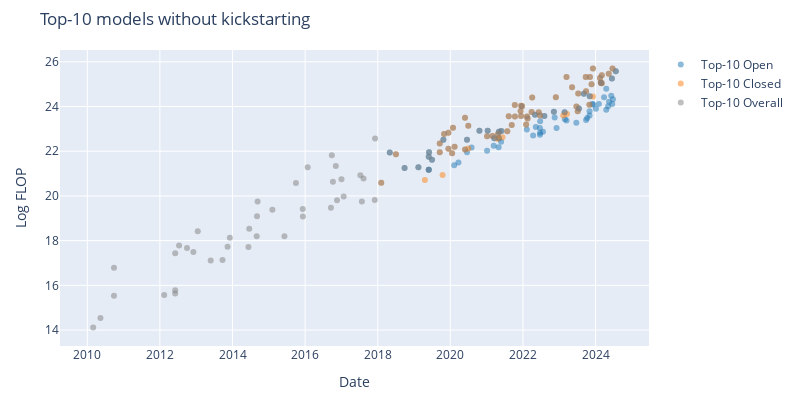

This figure's notebook cell:
### Code cell
open_df = df_filtered[df_filtered['category'] == 'Open']
closed_df = df_filtered[df_filtered['category'] == 'Closed']
recent_top_models_df = top_models_df[top_models_df['date'] > pd.to_datetime('2010-01-01')]

fig = go.Figure()

fig.add_trace(go.Scatter(
    x=open_df['date'],
    y=open_df['log_flop'],
    mode='markers',
    marker=dict(color=colors['open'], opacity=0.5),
    text=open_df['System'],
    hoverinfo='text',
    name=f'Top-{top_n} Open'
))

fig.add_trace(go.Scatter(
    x=closed_df['date'],
    y=closed_df['log_flop'],
    mode='markers',
    marker=dict(color=colors['closed'], opacity=0.5),
    text=closed_df['System'],
    hoverinfo='text',
    name=f'Top-{top_n} Closed'
))

fig.add_trace(go.Scatter(
    x=recent_top_models_df['date'],
    y=recent_top_models_df['log_flop'],
    mode='markers',
    marker=dict(color='grey', opacity=0.5),
    text=recent_top_models_df['System'],
    hoverinfo='text',
    name=f'Top-{top_n} Overall'
))

fig.update_layout(
    width=800,
    height=400,
    xaxis_title='Date',
    yaxis_title='Log FLOP',
    title=f'Top-{top_n} models with kickstarting',
    margin=dict(t=50, l=60, r=60, b=50),
)

# save_plot(fig, results_dir, f'top_{top_n}_models_without_kickstarting')

fig.show()

### Figure 1 — Plotly figure (JSON) as saved in the notebook; plotly's stock layout.template omitted (floating-point values rounded to 4 significant figures)
{"data": [{"hoverinfo": "text", "marker": {"color": "#1f77b4", "opacity": 0.5}, "mode": "markers", "name": "Top-10 Open", "text": ["ResNeXt-101 32x48d", "BigGAN-deep 512x512", "GPT-2 (1.5B)", "MnasNet-A1 + SSDLite", "MnasNet-A3", "Grover-Mega", "XLNet", "RoBERTa Large", "T5-11B", "ALBERT-xxlarge", "ELECTRA", "iGPT-L", "iGPT-XL", "mBART-50", "mT5-XXL", "CLIP (ViT L/14@336px)", "Switch", "ResNet-RS", "GLM-10B", "GPT-J-6B", "ProtT5-XXL-BFD", "ProtT5-XXL", "ProtBERT-BFD", "CogView", "ByT5-XXL", "GPT-NeoX-20B", "Stable Diffusion (LDM-KL-8-G)", "OPT-175B", "UL2", "OPT-66B", "OPT-30B", "CodeGeeX", "YaLM", "ESM2-15B", "GLM-130B", "BLOOM-176B", "Galactica", "Whisper v2", "LLaMA-65B", "LLaMA-33B", "Falcon-40B", "MPT-30B (base)", "Llama 2-70B", "Falcon-180B", "Qwen-14B", "CodeFuse-13B", "DeepSeek Coder 33B", "Yi-34B", "Grok-1", "Qwen-72B", "XVERSE-65B-2", "DeepSeek LLM 67B", "Qwen1.5 72B", "DBRX", "Llama 3-70B", "Llama 3-8B", "DeepSeek-V2", "Chameleon-34B", "Qwen2-72B", "Nemotron-4 340B", "DeepSeek-Coder-V2 236B", "Gemma 2 27B", "Llama 3.1-405B"], "type": "scatter", "x": ["2018-05-02T00:00:00", "2018-09-28T00:00:00", "2019-02-14T00:00:00", "2019-05-29T00:00:00", "2019-05-29T00:00:00", "2019-05-29T00:00:00", "2019-06-01T00:00:00", "2019-07-01T00:00:00", "2019-10-23T00:00:00", "2020-02-09T00:00:00", "2020-03-23T00:00:00", "2020-06-17T00:00:00", "2020-06-17T00:00:00", "2020-08-02T00:00:00", "2020-10-20T00:00:00", "2021-01-05T00:00:00", "2021-01-11T00:00:00", "2021-03-13T00:00:00", "2021-03-18T00:00:00", "2021-05-01T00:00:00", "2021-05-04T00:00:00", "2021-05-04T00:00:00", "2021-05-04T00:00:00", "2021-05-26T00:00:00", "2021-05-28T00:00:00", "2022-02-09T00:00:00", "2022-04-13T00:00:00", "2022-05-02T00:00:00", "2022-05-10T00:00:00", "2022-06-21T00:00:00", "2022-06-21T00:00:00", "2022-06-22T00:00:00", "2022-06-23T00:00:00", "2022-07-21T00:00:00", "2022-08-04T00:00:00", "2022-11-08T00:00:00", "2022-11-16T00:00:00", "2022-12-05T00:00:00", "2023-02-24T00:00:00", "2023-02-27T00:00:00", "2023-03-15T00:00:00", "2023-06-22T00:00:00", "2023-07-18T00:00:00", "2023-09-06T00:00:00", "2023-09-28T00:00:00", "2023-10-10T00:00:00", "2023-11-02T00:00:00", "2023-11-02T00:00:00", "2023-11-04T00:00:00", "2023-11-30T00:00:00", "2023-12-08T00:00:00", "2024-01-05T00:00:00", "2024-02-04T00:00:00", "2024-03-27T00:00:00", "2024-04-18T00:00:00", "2024-04-18T00:00:00", "2024-05-07T00:00:00", "2024-05-16T00:00:00", "2024-06-07T00:00:00", "2024-06-14T00:00:00", "2024-06-17T00:00:00", "2024-06-24T00:00:00", "2024-07-23T00:00:00"], "y": [21.94, 21.26, 21.28, 21.18, 21.18, 21.76, 21.95, 21.62, 22.52, 21.38, 21.49, 21.95, 22.52, 22.16, 22.91, 22.02, 22.91, 22.25, 22.58, 22.18, 22.57, 22.87, 22.59, 22.43, 22.91, 22.97, 22.7, 23.63, 23.08, 23.04, 22.73, 22.82, 23.34, 22.87, 23.58, 23.76, 23.51, 23.04, 23.74, 23.44, 23.38, 23.28, 23.91, 24.58, 23.4, 23.49, 23.6, 23.79, 24.46, 24.11, 24.1, 23.91, 24.11, 24.41, 24.8, 23.86, 24.01, 24.22, 24.48, 25.26, 24.11, 24.32, 25.58]}, {"hoverinfo": "text", "marker": {"color": "#ff7f0e", "opacity": 0.5}, "mode": "markers", "name": "Top-10 Closed", "text": ["AmoebaNet-A (F=448)", "FTW", "BERT-Large-CAS (PTB+WT2+WT103)", "Megatron-LM (8.3B)", "Megatron-BERT", "Rubik's cube ADR robot", "AlphaStar", "OpenAI Five", "OpenAI Five Rerun", "ContextNet + Noisy Student", "Meena", "Turing-NLG", "GPT3-6.7B (rerun of original)", "GPT-3 175B (davinci)", "GShard (600B)", "GShard (dense)", "DALL-E", "Meta Pseudo Labels", "PLUG", "PanGu-α", "CoAtNet", "GOAT", "Jurassic-1-Jumbo", "HyperCLOVA 82B", "Megatron-Turing NLG 530B", "Yuan 1.0", "Gopher (280B)", "GLaM", "EXAONE 1.0", "ERNIE 3.0 Titan", "AlphaCode", "LaMDA", "ST-MoE", "Chinchilla", "PaLM (540B)", "BIG-G 137B", "Parti", "GPT-3.5 (text-davinci-003)", "ViT-22B", "GPT-4", "PanGu-Σ", "PaLM 2", "Inflection-1", "xTrimoPGLM -100B", "Claude 2", "GPT-4V", "Amazon Titan", "Mi:dm 200B", "GPT-4 Turbo", "Inflection-2", "Gemini 1.0 Ultra", "Gemini 1.0 Pro", "Gemini 1.5 Pro", "MegaScale (Production)", "Mistral Large", "Claude 3 Opus", "Claude 3 Sonnet", "GPT-4o", "Claude 3.5 Sonnet"], "type": "scatter", "x": ["2018-02-05T00:00:00", "2018-07-03T00:00:00", "2019-04-20T00:00:00", "2019-09-17T00:00:00", "2019-09-17T00:00:00", "2019-10-15T00:00:00", "2019-10-30T00:00:00", "2019-12-13T00:00:00", "2019-12-13T00:00:00", "2020-01-19T00:00:00", "2020-01-28T00:00:00", "2020-02-13T00:00:00", "2020-05-28T00:00:00", "2020-05-28T00:00:00", "2020-06-30T00:00:00", "2020-06-30T00:00:00", "2021-01-05T00:00:00", "2021-03-01T00:00:00", "2021-04-19T00:00:00", "2021-04-25T00:00:00", "2021-06-09T00:00:00", "2021-07-27T00:00:00", "2021-08-11T00:00:00", "2021-09-10T00:00:00", "2021-10-11T00:00:00", "2021-10-12T00:00:00", "2021-12-08T00:00:00", "2021-12-13T00:00:00", "2021-12-14T00:00:00", "2021-12-23T00:00:00", "2022-02-02T00:00:00", "2022-02-10T00:00:00", "2022-02-17T00:00:00", "2022-03-29T00:00:00", "2022-04-04T00:00:00", "2022-06-09T00:00:00", "2022-06-22T00:00:00", "2022-11-28T00:00:00", "2023-02-10T00:00:00", "2023-03-15T00:00:00", "2023-03-20T00:00:00", "2023-05-10T00:00:00", "2023-06-23T00:00:00", "2023-07-06T00:00:00", "2023-07-11T00:00:00", "2023-09-25T00:00:00", "2023-09-28T00:00:00", "2023-10-31T00:00:00", "2023-11-06T00:00:00", "2023-11-22T00:00:00", "2023-12-06T00:00:00", "2023-12-06T00:00:00", "2024-02-15T00:00:00", "2024-02-23T00:00:00", "2024-02-26T00:00:00", "2024-03-04T00:00:00", "2024-03-04T00:00:00", "2024-05-13T00:00:00", "2024-06-20T00:00:00"], "y": [20.59, 21.86, 20.72, 21.96, 22.34, 20.93, 22.77, 22.83, 22.11, 21.91, 23.05, 22.2, 22.08, 23.5, 22.12, 23.14, 22.67, 22.68, 22.56, 22.77, 22.63, 22.89, 23.57, 23.17, 24.07, 23.55, 23.8, 23.57, 24.03, 24.02, 23.2, 23.55, 23.46, 23.76, 24.4, 23.75, 23.6, 24.41, 23.6, 25.32, 23.67, 24.87, 24.0, 23.79, 24.59, 25.32, 24.68, 24.08, 25.32, 25.0, 25.7, 24.45, 25.28, 25.08, 25.05, 25.4, 25.04, 25.46, 25.7]}, {"hoverinfo": "text", "marker": {"color": "grey", "opacity": 0.5}, "mode": "markers", "name": "Top-10 Overall", "text": ["6-layer MLP (MNIST)", "Feedforward NN", "KN5 LM + RNN 400/10 (WSJ)", "RNN 500/10 + RT09 LM (NIST RT05)", "MCDNN (MNIST)", "Dropout (ImageNet)", "Dropout (CIFAR)", "Dropout (MNIST)", "Unsupervised High-level Feature Learner", "AlexNet", "DistBelief Speech", "DistBelief NNLM", "ReLU-Speech", "Mitosis", "Visualizing CNNs", "TransE", "GANs", "SPPNet", "RNNsearch-50*", "VGG16", "Seq2Seq LSTM", "MSRA (C, PReLU)", "GoogLeNet / InceptionV1", "AlphaGo Fan", "DeepSpeech2 (English)", "ResNet-152 (ImageNet)", "AlphaGo Lee", "ResNet-200", "GNMT", "Xception", "NASv3 (CIFAR-10)", "PolyNet", "Libratus", "MoE-Multi", "JFT", "ConvS2S (ensemble of 8 models)", "OpenAI TI7 DOTA 1v1", "PNASNet-5", "AlphaZero", "AmoebaNet-A (F=448)", "ResNeXt-101 32x48d", "FTW", "BigGAN-deep 512x512", "GPT-2 (1.5B)", "MnasNet-A1 + SSDLite", "Grover-Mega", "XLNet", "RoBERTa Large", "Megatron-BERT", "Megatron-LM (8.3B)", "T5-11B", "AlphaStar", "OpenAI Five Rerun", "OpenAI Five", "ContextNet + Noisy Student", "Meena", "Turing-NLG", "GPT-3 175B (davinci)", "GPT3-6.7B (rerun of original)", "iGPT-XL", "GShard (dense)", "mT5-XXL", "DALL-E", "Switch", "Meta Pseudo Labels", "GLM-10B", "PanGu-α", "ProtT5-XXL", "ByT5-XXL", "GOAT", "Jurassic-1-Jumbo", "HyperCLOVA 82B", "Megatron-Turing NLG 530B", "Yuan 1.0", "Gopher (280B)", "GLaM", "EXAONE 1.0", "ERNIE 3.0 Titan", "AlphaCode", "LaMDA", "ST-MoE", "Chinchilla", "PaLM (540B)", "OPT-175B", "BIG-G 137B", "Parti", "GLM-130B", "BLOOM-176B", "GPT-3.5 (text-davinci-003)", "LLaMA-65B", "GPT-4", "PaLM 2", "Inflection-1", "xTrimoPGLM -100B", "Claude 2", "Llama 2-70B", "Falcon-180B", "GPT-4V", "Amazon Titan", "Mi:dm 200B", "Grok-1", "GPT-4 Turbo", "Inflection-2", "Gemini 1.0 Ultra", "Gemini 1.5 Pro", "MegaScale (Production)", "Mistral Large", "Claude 3 Opus", "Claude 3 Sonnet", "GPT-4o", "Nemotron-4 340B", "Claude 3.5 Sonnet", "Llama 3.1-405B"], "type": "scatter", "x": ["2010-03-01T00:00:00", "2010-05-13T00:00:00", "2010-09-26T00:00:00", "2010-09-26T00:00:00", "2012-02-13T00:00:00", "2012-06-03T00:00:00", "2012-06-03T00:00:00", "2012-06-03T00:00:00", "2012-07-12T00:00:00", "2012-09-30T00:00:00", "2012-12-03T00:00:00", "2013-01-16T00:00:00", "2013-05-26T00:00:00", "2013-09-22T00:00:00", "2013-11-12T00:00:00", "2013-12-05T00:00:00", "2014-06-10T00:00:00", "2014-06-18T00:00:00", "2014-09-01T00:00:00", "2014-09-04T00:00:00", "2014-09-10T00:00:00", "2015-02-06T00:00:00", "2015-06-07T00:00:00", "2015-10-01T00:00:00", "2015-12-08T00:00:00", "2015-12-10T00:00:00", "2016-01-27T00:00:00", "2016-09-17T00:00:00", "2016-09-26T00:00:00", "2016-10-07T00:00:00", "2016-11-05T00:00:00", "2016-11-17T00:00:00", "2017-01-01T00:00:00", "2017-01-23T00:00:00", "2017-07-10T00:00:00", "2017-07-25T00:00:00", "2017-08-11T00:00:00", "2017-12-02T00:00:00", "2017-12-05T00:00:00", "2018-02-05T00:00:00", "2018-05-02T00:00:00", "2018-07-03T00:00:00", "2018-09-28T00:00:00", "2019-02-14T00:00:00", "2019-05-29T00:00:00", "2019-05-29T00:00:00", "2019-06-01T00:00:00", "2019-07-01T00:00:00", "2019-09-17T00:00:00", "2019-09-17T00:00:00", "2019-10-23T00:00:00", "2019-10-30T00:00:00", "2019-12-13T00:00:00", "2019-12-13T00:00:00", "2020-01-19T00:00:00", "2020-01-28T00:00:00", "2020-02-13T00:00:00", "2020-05-28T00:00:00", "2020-05-28T00:00:00", "2020-06-17T00:00:00", "2020-06-30T00:00:00", "2020-10-20T00:00:00", "2021-01-05T00:00:00", "2021-01-11T00:00:00", "2021-03-01T00:00:00", "2021-03-18T00:00:00", "2021-04-25T00:00:00", "2021-05-04T00:00:00", "2021-05-28T00:00:00", "2021-07-27T00:00:00", "2021-08-11T00:00:00", "2021-09-10T00:00:00", "2021-10-11T00:00:00", "2021-10-12T00:00:00", "2021-12-08T00:00:00", "2021-12-13T00:00:00", "2021-12-14T00:00:00", "2021-12-23T00:00:00", "2022-02-02T00:00:00", "2022-02-10T00:00:00", "2022-02-17T00:00:00", "2022-03-29T00:00:00", "2022-04-04T00:00:00", "2022-05-02T00:00:00", "2022-06-09T00:00:00", "2022-06-22T00:00:00", "2022-08-04T00:00:00", "2022-11-08T00:00:00", "2022-11-28T00:00:00", "2023-02-24T00:00:00", "2023-03-15T00:00:00", "2023-05-10T00:00:00", "2023-06-23T00:00:00", "2023-07-06T00:00:00", "2023-07-11T00:00:00", "2023-07-18T00:00:00", "2023-09-06T00:00:00", "2023-09-25T00:00:00", "2023-09-28T00:00:00", "2023-10-31T00:00:00", "2023-11-04T00:00:00", "2023-11-06T00:00:00", "2023-11-22T00:00:00", "2023-12-06T00:00:00", "2024-02-15T00:00:00", "2024-02-23T00:00:00", "2024-02-26T00:00:00", "2024-03-04T00:00:00", "2024-03-04T00:00:00", "2024-05-13T00:00:00", "2024-06-14T00:00:00", "2024-06-20T00:00:00", "2024-07-23T00:00:00"], "y": [14.12, 14.54, 16.79, 15.53, 15.57, 17.44, 15.63, 15.78, 17.78, 17.67, 17.49, 18.42, 17.11, 17.14, 17.73, 18.13, 17.71, 18.53, 18.19, 19.09, 19.75, 19.38, 18.19, 20.58, 19.41, 19.08, 21.28, 19.47, 21.82, 20.64, 21.34, 19.81, 20.74, 19.97, 20.93, 19.75, 20.78, 19.82, 22.56, 20.59, 21.94, 21.86, 21.26, 21.28, 21.18, 21.76, 21.95, 21.62, 22.34, 21.96, 22.52, 22.77, 22.11, 22.83, 21.91, 23.05, 22.2, 23.5, 22.08, 22.52, 23.14, 22.91, 22.67, 22.91, 22.68, 22.58, 22.77, 22.87, 22.91, 22.89, 23.57, 23.17, 24.07, 23.55, 23.8, 23.57, 24.03, 24.02, 23.2, 23.55, 23.46, 23.76, 24.4, 23.63, 23.75, 23.6, 23.58, 23.76, 24.41, 23.74, 25.32, 24.87, 24.0, 23.79, 24.59, 23.91, 24.58, 25.32, 24.68, 24.08, 24.46, 25.32, 25.0, 25.7, 25.28, 25.08, 25.05, 25.4, 25.04, 25.46, 25.26, 25.7, 25.58]}], "layout": {"height": 400, "margin": {"b": 50, "l": 60, "r": 60, "t": 50}, "title": {"text": "Top-10 models without kickstarting"}, "width": 800, "xaxis": {"title": {"text": "Date"}}, "yaxis": {"title": {"text": "Log FLOP"}}}}
